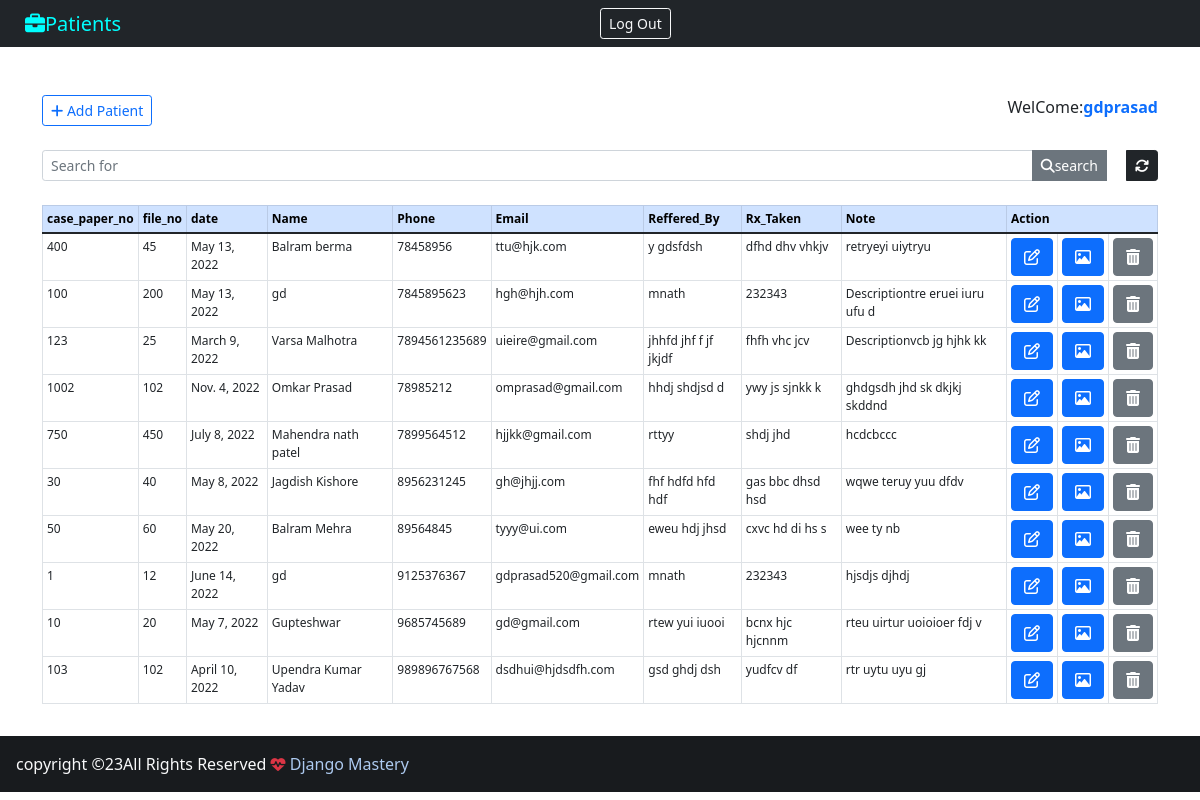
The app's page /backend/ (signed in) with its own data.
### wings/models.py (models this page shows, shortened)
class Patient(models.Model):
    GENDER = (
        ('M' ,'M'),
        ('F' ,'F'),
    )
    MARITAL_STATUS = (
        ('SINGLE' ,'SIMGLE'),
        ('MARRIED' ,'MARRIED'),
        ('DIVORCE' ,'DIVORCE'),
        ('WIDOW' ,'WIDOW'),
    )
    FOOD_TYPE = (
        ('VEGETARIAN' ,'VEGETARIAN'),
        ('NON-VEGETARIAN' ,'NON-VEGETARIAN'),
        ('EGGITARIAN' ,'EGGITARIAN'),
        ('OTHER' ,'OTHER'),
    )
    case_paper_no =models.IntegerField(primary_key=True )
    file_no=models.CharField(max_length=20)
    date=models.DateField()
    name=models.CharField(max_length=40)
    age=models.CharField(max_length=3)
    gender=models.CharField(max_length=1,null=True,choices=GENDER)
    height=models.CharField(max_length=50)
    weight=models.CharField(max_length=100)
    address=models.CharField(max_length=200,null=False)
    pin_code=models.IntegerField()
    telephone=models.CharField(max_length=200)
    office=models.CharField(max_length=300)
    marital_status=models.CharField(max_length=20,null=True,choices=MARITAL_STATUS)
    phone=models.CharField(max_length=20)
    email=models.CharField(max_length=40)
    food_type=models.CharField(max_length=30,null=True,choices=FOOD_TYPE)
    qualification=models.CharField(max_length=100)
    occupation=models.CharField(max_length=100)
    reffered_by=models.CharField(max_length=400)
    diagnosis_provisional=models.CharField(max_length=200)
    diangosis_final=models.CharField(max_length=300)
    chief_complaints=models.TextField()
    duration=models.CharField(max_length=200,null=True)
    rx_taken=models.CharField(max_length=300)
    note=models.TextField()

### wings/views.py (the view)
# urls.py: path('backend/',views.backend, name='backend'),
@login_required(login_url="login")
def backend(request):
     query = request.GET.get('query', None)
     if query:
          all_patient_list = Patient.objects.filter(Q(case_paper_no=query) | Q(file_no=query) | Q(phone=query) | Q(name=query))
          return render(request,"backend.html",{"patients": all_patient_list})
     else:
        all_patient_list = Patient.objects.all().order_by('phone')
        paginator = Paginator(all_patient_list,10)
        page = request.GET.get('page')
        all_patient = paginator.get_page(page)
        return render(request,"backend.html",{"patients": all_patient})
     return render(request,"backend.html")

### wings/templates/backend.html (shortened to what this page needs)
{% extends 'base.html' %}
{% block nav-content %}
<i class="fa fa-briefcase"></i>Patients
{% endblock nav-content %}
{% block btn-nav %}
<a href="{% url 'logout' %}" class="btn btn-outline-danger btn-sm border-light text-light" id="btn_nav">Log Out</a>
{% endblock btn-nav %}
{% block content %}
<div class="container">
    <br><br>
    <div class="d-flex justify-content-between" id="chk">
        <a href="{% url 'add_patient' %}" class="btn btn-outline-primary btn-sm"><i class="fa fa-plus"></i>&nbsp;Add Patient</a>
        <span>
            WelCome:<strong><span class="text-primary">{{user.get_username}}</span></strong>
        </span>
    </div>
    <form>
        <div class="input-group input-group-sm mb-3 mt-4">
            <input name="query" type="text" class="form-control" placeholder="Search for" value="{{ request.GET.query }}">
            <button class="btn btn-secondary"><i class="fa fa-search"></i>search</button>
            <a href="{% url 'backend'%}" class="btn btn-dark" style="margin-left:19px;"><i class="fa fa-refresh"></i></a>
        </div>
    </form>
    <centre>
        <table class="table table-bordered table-sm mt-4 " style="text-align:centre;font-size:12px">
            <thead class="table-primary">
                <tr>
                    <th>case_paper_no</th>
                    <th>file_no</th>
                    <th>date</th>
                    <th>Name</th>
                    <th>Phone</th>
                    <th>Email</th>
                    <th>Reffered_By</th>
                    <th>Rx_Taken</th>
                    <th>Note</th>
                    <th colspan="3">Action</th>
                </tr>
            </thead>
            {% for patient in patients %}
            <tr id="chk_td">
                <td>{{patient.case_paper_no}}</td>
                <td>{{patient.file_no}}</td>
                <td>{{patient.date}}</td>
                <td>{{patient.name}}</td>
                <td>{{patient.phone}}</td>
                <td>{{patient.email}}</td>
                <td>{{patient.reffered_by}}</td>
                <td>{{patient.rx_taken}}</td>
                <td>{{patient.note}}</td>
                <td>
                    <a class="btn btn-primary" href="/patient/{{ patient.case_paper_no}}" title="Edit Patients">
                        <i class="fa fa-edit"></i>
                    </a>
                </td>
                <td>
                    <a class="btn btn-primary" href="/image/{{patient.case_paper_no}}" title="Gallery">
                        <i class="fa fa-image"></i>
                    </a>
                </td>
                <td>
                    <a class="btn btn-secondary" href="/delete_patient/{{ patient.case_paper_no}}" title="Delete Patients">
                        <i class="fa fa-trash"></i>
                    </a>
            </tr>
            {% endfor%}
        </table>
    </centre>
    </div>
{% endblock content %}

### records on screen
Patient: case_paper_no "400", file_no "45", date "May 13, 2022", name "Balram berma", phone "78458956", email "ttu@hjk.com", reffered_by "y gdsfdsh", rx_taken "dfhd dhv vhkjv", note "retryeyi uiytryu"
Patient: case_paper_no "100", file_no "200", date "May 13, 2022", name "gd", phone "7845895623", email "hgh@hjh.com", reffered_by "mnath", rx_taken "232343", note "Descriptiontre eruei iuru ufu d"
Patient: case_paper_no "123", file_no "25", date "March 9, 2022", name "Varsa Malhotra", phone "7894561235689", email "uieire@gmail.com", reffered_by "jhhfd jhf f jf jkjdf", rx_taken "fhfh vhc jcv", note "Descriptionvcb jg hjhk kk"
Patient: case_paper_no "1002", file_no "102", date "Nov. 4, 2022", name "Omkar Prasad", phone "78985212", email "omprasad@gmail.com", reffered_by "hhdj shdjsd d", rx_taken "ywy js sjnkk k", note "ghdgsdh jhd sk dkjkj skddnd"
Patient: case_paper_no "750", file_no "450", date "July 8, 2022", name "Mahendra nath patel", phone "7899564512", email "hjjkk@gmail.com", reffered_by "rttyy", rx_taken "shdj jhd", note "hcdcbccc"
Patient: case_paper_no "30", file_no "40", date "May 8, 2022", name "Jagdish Kishore", phone "8956231245", email "gh@jhjj.com", reffered_by "fhf hdfd hfd hdf", rx_taken "gas bbc dhsd hsd", note "wqwe teruy yuu dfdv"
Patient: case_paper_no "50", file_no "60", date "May 20, 2022", name "Balram Mehra", phone "89564845", email "tyyy@ui.com", reffered_by "eweu hdj jhsd", rx_taken "cxvc hd di hs s", note "wee ty nb"
Patient: case_paper_no "1", file_no "12", date "June 14, 2022", name "gd", phone "9125376367", email "gdprasad520@gmail.com", reffered_by "mnath", rx_taken "232343", note "hjsdjs djhdj"
Patient: case_paper_no "10", file_no "20", date "May 7, 2022", name "Gupteshwar", phone "9685745689", email "gd@gmail.com", reffered_by "rtew yui iuooi", rx_taken "bcnx hjc hjcnnm", note "rteu uirtur uoioioer fdj v"
Patient: case_paper_no "103", file_no "102", date "April 10, 2022", name "Upendra Kumar Yadav", phone "989896767568", email "dsdhui@hjdsdfh.com", reffered_by "gsd ghdj dsh", rx_taken "yudfcv df", note "rtr uytu uyu gj"

### other values on screen
{{ user.get_username }} "gdprasad"
